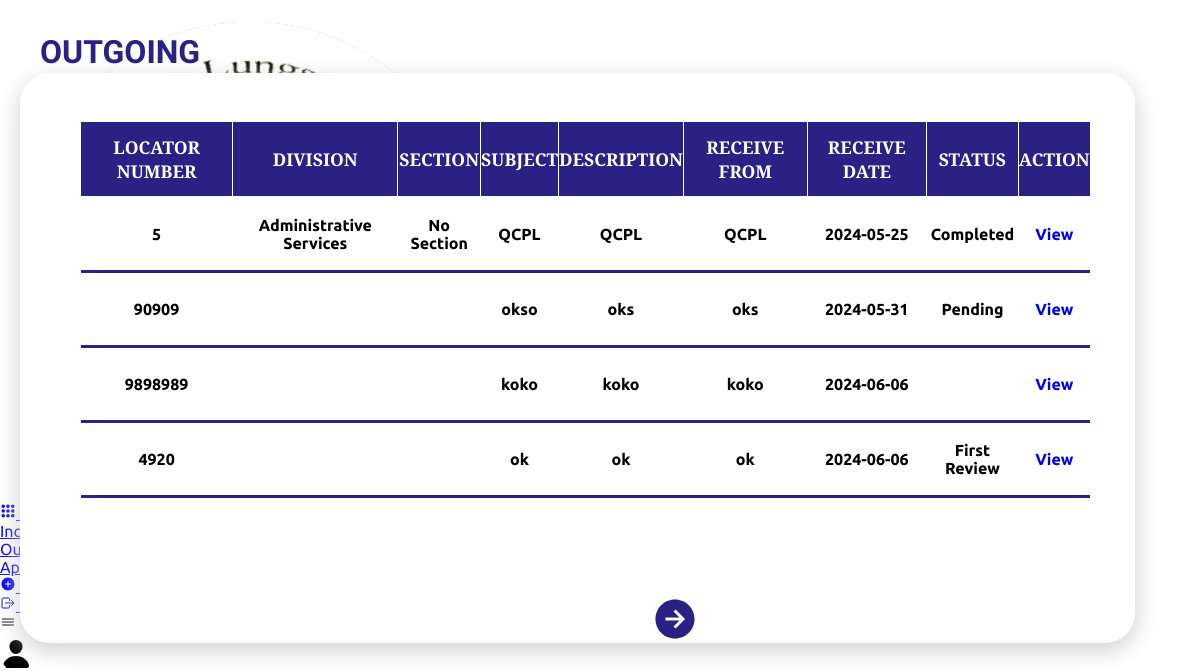
The page /Frontend/Dashboard/receiveoutgoing.php on the database as committed earlier.
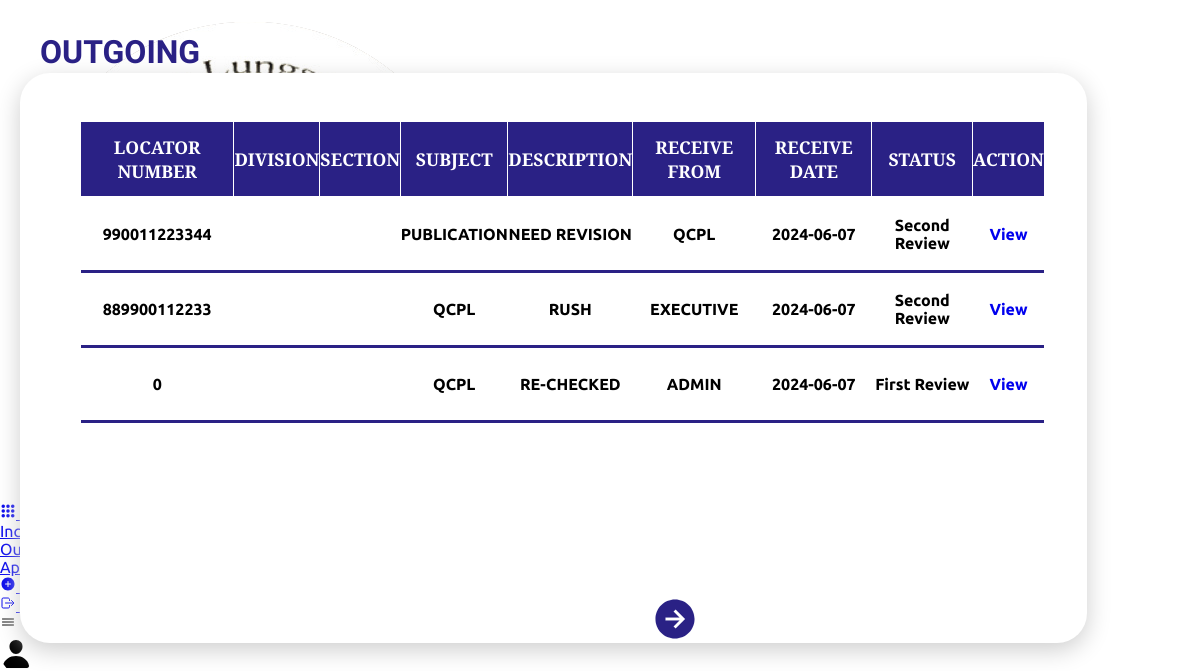
The same page on the database as committed later.
### tables this page shows
CREATE TABLE `fileupload` (
  `id` int(11) NOT NULL,
  `file_name` varchar(255) NOT NULL,
  `division` varchar(255) DEFAULT NULL,
  `section` varchar(255) DEFAULT NULL,
  `category` enum('Incoming','Outgoing','','') DEFAULT NULL,
  `locator_num` varchar(255) DEFAULT NULL,
  `received_date` date DEFAULT NULL,
  `received_from` varchar(255) DEFAULT NULL,
  `subject` varchar(255) DEFAULT NULL,
  `description` text DEFAULT NULL,
  `type` varchar(100) DEFAULT NULL,
  `file_path` varchar(255) NOT NULL,
  `proofreader_comment` varchar(255) NOT NULL,
  `boss2_comment` varchar(255) NOT NULL,
  `boss1_comment` varchar(255) NOT NULL,
  `status` varchar(255) NOT NULL
);

### Frontend/Dashboard/receiveoutgoing.php (the view, shortened to what this page needs)
<!DOCTYPE html>
<html lang="en">
<head>
    <link rel="stylesheet" href="style.css">
</head>
<body>
  <div class="container">
        <div class="navigation">
            <ul>
                <li>
                    <a href="#">
                        <span class="img">
                        </span>
                        <span class="title">Quezon City Public Library</span>
                    </a>
                </li>
                <li>
                    <a href="receiving.php" class="dropdown-toggle">
                    <span class="icon">
                    <ion-icon name="apps"></ion-icon>
                    </span>
                    <span class="title">Dashboard<ion-icon id="dash_down_btn" name="caret-down-outline"></ion-icon></span>
                    </a>
                         <li class="sub_dash"><a href="receiveincoming.php">Incoming</a></li>
                         <li class="sub_dash"><a href="receiveoutgoing.php">Outgoing</a></li>
                         <li class="sub_dash"><a href="receivingapproved.php">Approved</a></li>
                </li>
                <li>
                    <a href="uploadincoming.php" class="dropdown-toggle">
                    <span class="icon">
                    <ion-icon name="add-circle"></ion-icon>
                    </span>
                    <span class="title">Upload Document<ion-icon id="dash_down_btn" name="caret-down-outline"></ion-icon></span>
                    </a>
                </li>
                <li>
                    <a href="/qcpl/Backend/logout.php">
                        <span class="icon">
                            <ion-icon name="log-out-outline"></ion-icon>
                        </span>
                        <span class="title">Sign Out</span>
                    </a>
                </li>
            </ul>
        </div>
        <div class="main">
            <div class="topbar">
                <div class="toggle"><ion-icon name="menu-outline"></ion-icon></div>
                <div class="user"><span class="icon"><ion-icon name="person"></ion-icon></span></div>
            </div>
            <div class="details">
                <div class="upload">
                    <div class="cardHeader">
                        <h2>OUTGOING</h2>
                        <div class ="rec_outgoing">
                        <?php
$server = "localhost";
$username = "root";
$password = "";
$db = "qcpl";
$conn = new mysqli($server, $username, $password, $db);
$rowsPerPage = 4;
$page = isset($_GET['page']) ? intval($_GET['page']) : 1;
$offset = ($page - 1) * $rowsPerPage;
$sql = "SELECT * FROM fileupload WHERE category ='Outgoing' AND status != 'Approved' LIMIT ? OFFSET ?";
$stmt = $conn->prepare($sql);
$stmt->bind_param("ii", $rowsPerPage, $offset);
$stmt->execute();
$result = $stmt->get_result();
if ($result->num_rows > 0) {
    echo "<table>";
    echo "<tr><th>Locator Number</th><th>Division</th><th>Section</th><th>Subject</th><th>Description</th><th>Receive From</th><th>Receive Date</th><th>Status</th><th>Action</th></tr>";
    while ($row = $result->fetch_assoc()) {
        echo "<tr>";
        echo "<td><center>" . $row["locator_num"] . "</center></td>";
        echo "<td><center>" . $row["division"] . "</center></td>";
        echo "<td><center>" . $row["section"] . "</center></td>";
        echo "<td><center>" . $row["subject"] . "</center></td>";
        echo "<td><center>" . $row["description"] . "</center></td>";
        echo "<td><center>" . $row["received_from"] . "</center></td>";
        echo "<td><center>" . $row["received_date"] . "</center></td>";
        echo "<td><center>" . $row["status"] . "</center></td>";
        echo "<td>" ."<center>". "<a href='receivelocator.php?locator_num=" . htmlspecialchars($row["locator_num"]) . "' target='_self'>View</a></td>";
        echo "</tr>";
    }
    echo "</table>";
    $nextPage = $page + 1;
    echo "<a href='?page=$nextPage' id='next'><ion-icon name='arrow-forward-circle-sharp'></ion-icon></a>";
} else {
    echo "<p>No documents found.</p>";
}
?>
                    </div>
                </div>
            </div>
        </div>
    </div>
</body>
</html>

Rows that differ between the two databases and show on the page:
removed fileupload: locator_num "5", division "Administrative Services", section "No Section", subject "QCPL", description "QCPL", received_from "QCPL", received_date "2024-05-25", status "Completed"
removed fileupload: locator_num "90909", subject "okso", description "oks", received_from "oks", received_date "2024-05-31", status "Pending"
removed fileupload: locator_num "9898989", subject "koko", description "koko", received_from "koko", received_date "2024-06-06"
removed fileupload: locator_num "4920", subject "ok", description "ok", received_from "ok", received_date "2024-06-06", status "First Review"
added fileupload: locator_num "990011223344", subject "PUBLICATION", description "NEED REVISION", received_from "QCPL", received_date "2024-06-07", status "Second Review"
added fileupload: locator_num "889900112233", subject "QCPL", description "RUSH", received_from "EXECUTIVE", received_date "2024-06-07", status "Second Review"
added fileupload: locator_num "0", subject "QCPL", description "RE-CHECKED", received_from "ADMIN", received_date "2024-06-07", status "First Review"
